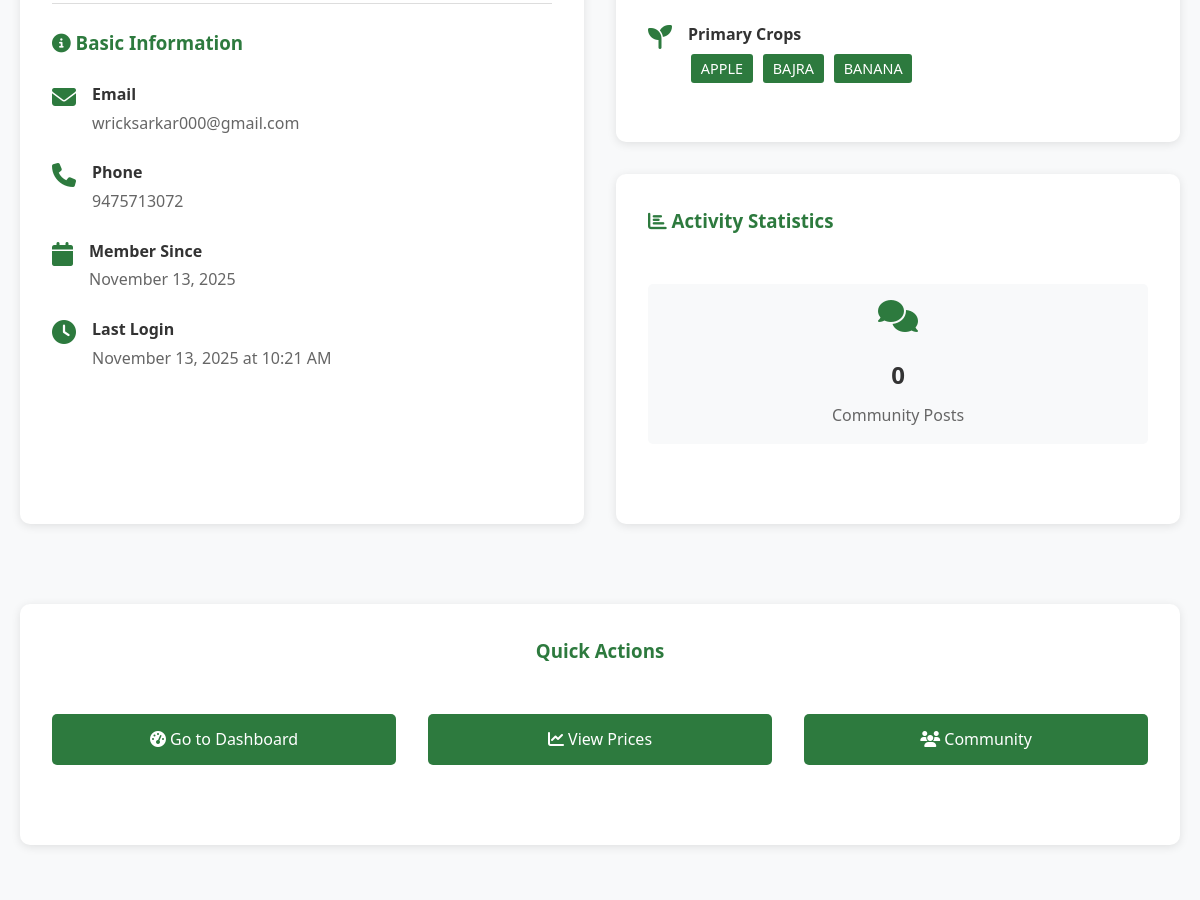
The page /profile (signed in, middle part) on the database as committed earlier.
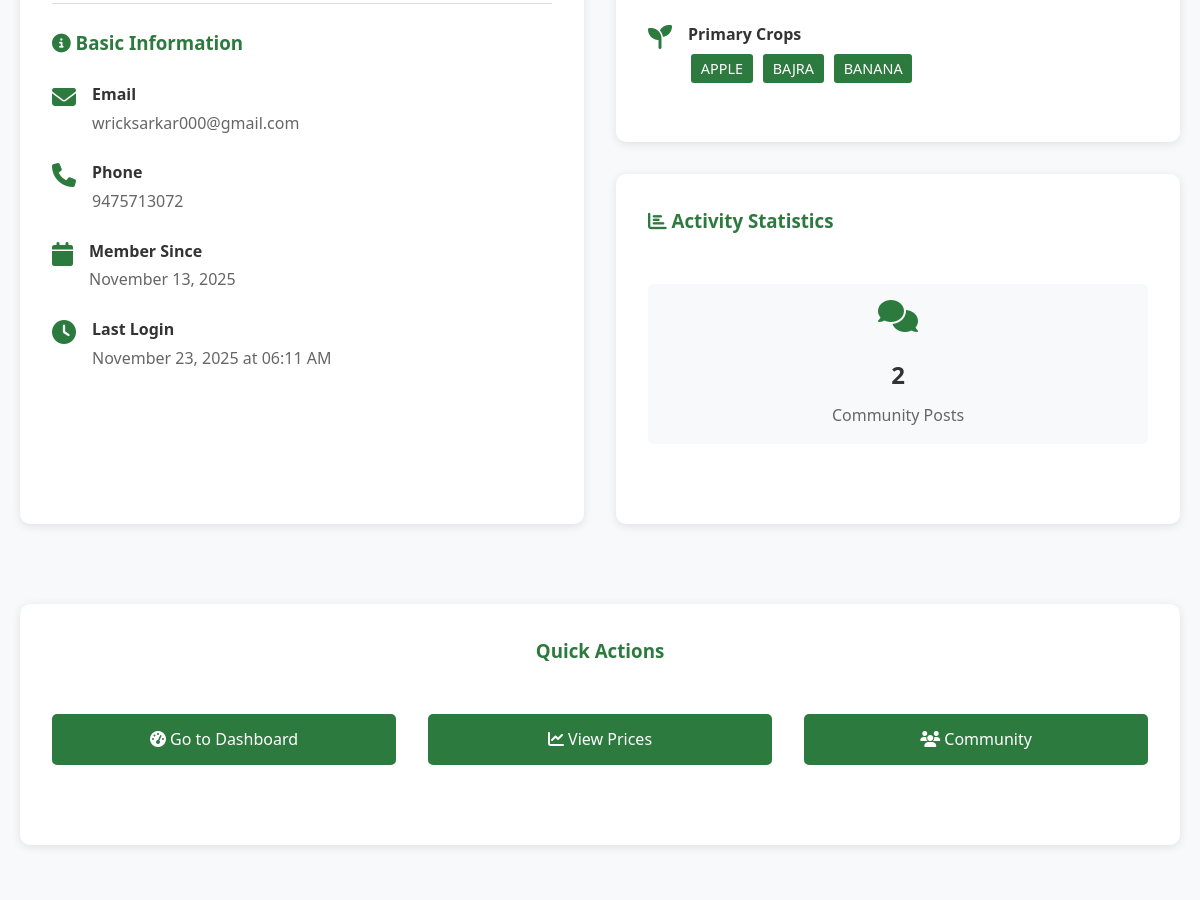
The same page on the database as committed later.
### models.py (models this page shows, shortened)
class User(UserMixin, db.Model):
    __tablename__ = 'users'
    id = db.Column(db.Integer, primary_key=True)
    full_name = db.Column(db.String(100), nullable=False)
    email = db.Column(db.String(120), unique=True, nullable=False, index=True)
    phone = db.Column(db.String(15), unique=True, nullable=False)
    password_hash = db.Column(db.String(256), nullable=False)
    user_type = db.Column(db.String(20), nullable=False)  # farmer, ngo, trader
    state = db.Column(db.String(50))
    district = db.Column(db.String(50))
    farm_size = db.Column(db.Float)
    primary_crops = db.Column(db.String(500))  # Comma-separated crop names
    created_at = db.Column(db.DateTime, default=datetime.utcnow)
    last_login = db.Column(db.DateTime)
    is_active = db.Column(db.Boolean, default=True)
    posts = db.relationship('CommunityPost', backref='author', lazy=True, cascade='all, delete-orphan')
    def get_primary_crops_list(self):
        if self.primary_crops:
            return [crop.strip() for crop in self.primary_crops.split(',')]
        return []

### app.py (the view)
@app.route('/profile')
@login_required
def profile():
    posts_count = CommunityPost.query.filter_by(user_id=current_user['id']).count()
    total_likes = db.session.query(db.func.sum(CommunityPost.likes))\
        .filter_by(user_id=current_user['id'])\
        .scalar() or 0
    return render_template('profile.html',
                         user=current_user['details'],
                         current_user=current_user,
                         posts_count=posts_count,
                         total_likes=total_likes)

### app.py (called while the page is built)
@login_manager.user_loader
def load_user(user_id):
    return  db.session.get(User, user_id)

def login_required(f):
    @wraps(f)
    def decorated_function(*args, **kwargs):
        if current_user['is_authenticated'] == False:
            flash('Please login to access this page.', 'warning')
            return redirect(url_for('login'))
        return f(*args, **kwargs)
    return decorated_function

### templates/profile.html (shortened to what the changed rows need)
{% extends "base.html" %}
{% block content %}
<section>
    <div class="container">
        <div class="grid grid-2">
            <div class="card">
                <div style="border-top: 1px solid var(--border-color); padding-top: 1.5rem;">
                    <div class="profile-info-item">
                        <div>
                            <strong>Email</strong>
                            <p>{{ user.email }}</p>
                        </div>
                    </div>
                    <div class="profile-info-item">
                        <div>
                            <strong>Phone</strong>
                            <p>{{ user.phone }}</p>
                        </div>
                    </div>
                    <div class="profile-info-item">
                        <div>
                            <strong>Member Since</strong>
                            <p>{{ user.created_at.strftime('%B %d, %Y') }}</p>
                        </div>
                    </div>
                    {% if user.last_login %}
                    <div class="profile-info-item">
                        <i class="fas fa-clock"></i>
                        <div>
                            <strong>Last Login</strong>
                            <p>{{ user.last_login.strftime('%B %d, %Y at %I:%M %p') }}</p>
                        </div>
                    </div>
                    {% endif %}
                </div>
            </div>
            {% if user.user_type == 'farmer' %}
            <div>
                <div class="card">
                    {% if user.primary_crops %}
                    <div class="profile-info-item">
                        <i class="fas fa-seedling"></i>
                        <div>
                            <strong>Primary Crops</strong>
                            <p>
                                {% for crop in user.get_primary_crops_list() %}
                                    <span style="display: inline-block; background-color: var(--primary-color); color: white; padding: 0.2rem 0.6rem; border-radius: 3px; margin: 0.2rem; font-size: 0.9rem;">
                                        {{ crop }}
                                    </span>
                                {% endfor %}
                            </p>
                        </div>
                    </div>
                    {% endif %}
                </div>
                <div class="card mt-2">
                    <h3 style="color: var(--primary-color); margin-bottom: 1.5rem;">
                        <i class="fas fa-chart-bar"></i> Activity Statistics
                    </h3>
                    <div class="grid grid-2" style="gap: 1rem;">
                        <div style="text-align: center; background-color: var(--light-bg); padding: 1rem; border-radius: 5px;">
                            <i class="fas fa-comments fa-2x text-primary mb-1"></i>
                            <h2 style="margin: 0.5rem 0;">{{ posts_count }}</h2>
                            <p style="margin: 0; color: var(--text-light);">Community Posts</p>
                        </div>
                    </div>
                </div>
            </div>
            {% endif %}
        </div>
    </div>
</section>
{% endblock %}

Rows that differ between the two databases and show on the page:
changed User "wricksarkar000@gmail.com": last_login "November 13, 2025 at 10:21 AM" → "November 23, 2025 at 06:11 AM"
Other text that changed with them:
{{ posts_count }}: "0" → "2"
